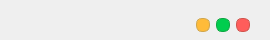
           <widget class="QFrame" name="top">
            <property name="minimumSize">
             <size>
              <width>0</width>
              <height>40</height>
             </size>
            </property>
            <property name="maximumSize">
             <size>
              <width>16777215</width>
              <height>40</height>
             </size>
            </property>
            <property name="styleSheet">
             <string notr="true">QFrame#top{
background-color: rgba(255, 255, 255,0);
}</string>
            </property>
            <!-- <property name="frameShape">
             <enum>QFrame::StyledPanel</enum>
            </property> -->
            <property name="frameShadow">
             <enum>QFrame::Raised</enum>
            </property>
            <layout class="QHBoxLayout" name="horizontalLayout">
             <property name="spacing">
              <number>0</number>
             </property>
             <property name="leftMargin">
              <number>20</number>
             </property>
             <property name="topMargin">
              <number>10</number>
             </property>
             <property name="bottomMargin">
              <number>0</number>
             </property>
             <item>
              <widget class="QLabel" name="explain_title">
               <property name="minimumSize">
                <size>
                 <width>0</width>
                 <height>30</height>
                </size>
               </property>
               <property name="maximumSize">
                <size>
                 <width>16777215</width>
                 <height>30</height>
                </size>
               </property>
               <property name="styleSheet">
                <string notr="true">font: 600  15pt &quot;Segoe UI&quot;;margin-left: 112px;</string>
               </property>
               <property name="text">
                <!-- <string>Heaven Eye</string> -->
               </property>
               <property name="alignment">
                <set>Qt::AlignCenter</set>
               </property>
              </widget>
             </item>
             <item>
              <widget class="QFrame" name="buttons_sf">
               <property name="minimumSize">
                <size>
                 <width>120</width>
                 <height>30</height>
                </size>
               </property>
               <property name="maximumSize">
                <size>
                 <width>120</width>
                 <height>30</height>
                </size>
               </property>
               <!-- <property name="frameShape">
                <enum>QFrame::StyledPanel</enum>
               </property> -->
               <property name="frameShadow">
                <enum>QFrame::Raised</enum>
               </property>
               <layout class="QHBoxLayout" name="horizontalLayout_2">
                <property name="topMargin">
                 <number>0</number>
                </property>
                <property name="bottomMargin">
                 <number>0</number>
                </property>
                <item>
                 <widget class="QPushButton" name="settings_button">
                  <property name="minimumSize">
                   <size>
                    <width>0</width>
                    <height>20</height>
                   </size>
                  </property>
                  <property name="maximumSize">
                   <size>
                    <width>16777215</width>
                    <height>20</height>
                   </size>
                  </property>
                  <property name="cursor">
                   <cursorShape>PointingHandCursor</cursorShape>
                  </property>
                  <property name="styleSheet">
                   <string notr="true">QPushButton{
background-image: url(:/all/img/set.png);
background-repeat: no-repeat;
background-position: center;
border: none;
}

QPushButton:hover{

}</string>
                  </property>
                  <property name="text">
                   <string/>
                  </property>
                 </widget>
                </item>
                <item>
                 <widget class="QPushButton" name="min_sf">
                  <property name="minimumSize">
                   <size>
                    <width>14</width>
                    <height>14</height>
                   </size>
                  </property>
                  <property name="maximumSize">
                   <size>
                    <width>14</width>
                    <height>14</height>
                   </size>
                  </property>
                  <property name="styleSheet">
                   <string notr="true">QPushButton{
	
	background-color: rgb(255, 187, 57);
border:1px solid rgb(207, 166, 78 );
border-radius:6px;
}
QPushButton:hover {
background-color:rgb(207, 166, 78 );
	
}
QPushButton:pressed {
	background-color: rgb(128, 139, 150);
}
</string>
                  </property>
                  <property name="text">
                   <string/>
                  </property>
                 </widget>
                </item>
                <item>
                 <widget class="QPushButton" name="max_sf">
                  <property name="minimumSize">
                   <size>
                    <width>14</width>
                    <height>14</height>
                   </size>
                  </property>
                  <property name="maximumSize">
                   <size>
                    <width>14</width>
                    <height>14</height>
                   </size>
                  </property>
                  <property name="styleSheet">
                   <string notr="true">QPushButton{
	
	background-color: rgb(0, 205, 78 );
border:1px solid rgb(14, 166, 66);
border-radius:6px;
}
QPushButton:hover {
background-color:rgb(14, 166, 66);
	
}
QPushButton:pressed {
	background-color: rgb(128, 139, 150);
}
</string>
                  </property>
                  <property name="text">
                   <string/>
                  </property>
                 </widget>
                </item>
                <item>
                 <widget class="QPushButton" name="close_button">
                  <property name="minimumSize">
                   <size>
                    <width>14</width>
                    <height>14</height>
                   </size>
                  </property>
                  <property name="maximumSize">
                   <size>
                    <width>14</width>
                    <height>14</height>
                   </size>
                  </property>
                  <property name="styleSheet">
                   <string notr="true">QPushButton{
	
	background-color: rgb(255, 93, 91);
border:1px solid rgb(207, 84, 77);
border-radius:6px;
}
QPushButton:hover {
background-color:rgb(207, 84, 77)
	
}
QPushButton:pressed {
	background-color: rgb(128, 139, 150);
}
</string>
                  </property>
                  <property name="text">
                  </property>
                 </widget>
                </item>
               </layout>
              </widget>
             </item>
            </layout>
           </widget>
